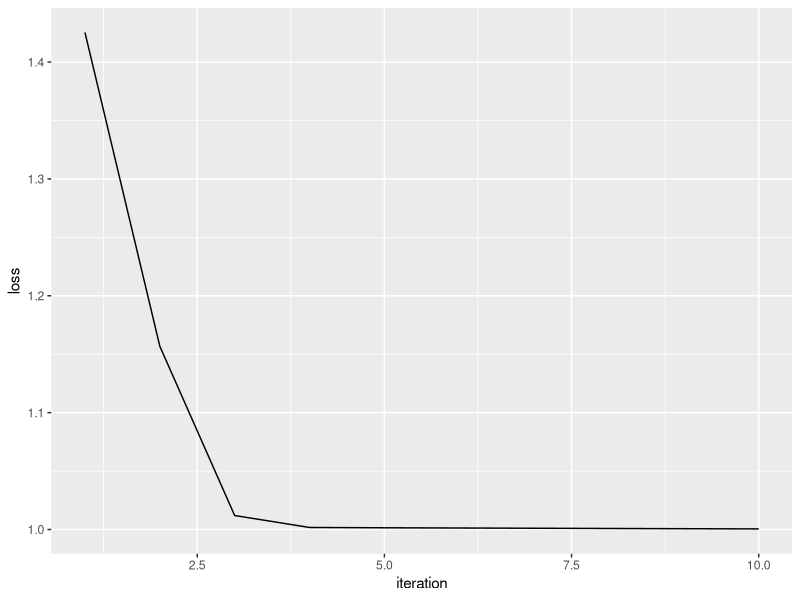

R code for this plot:
library(ggplot2)
X <- matrix(c(0,0,1, 0,1,1,1,0,1,1,1,1),ncol = 3,byrow = TRUE)
y <- c(0, 1, 1, 0)
cbind(X, y)
print(y)
rand_vector<- runif(ncol(X) * nrow(X))
rand_matrix<- matrix(rand_vector,nrow = ncol(X),ncol = nrow(X),byrow = TRUE)
my_nn<- list(input = X,weights1 = rand_matrix, weights2 = matrix(runif(4), ncol = 1),y = y,output = matrix(rep(0, times = 4),ncol = 1))
sigmoid <- function(x) {
       1.0 / (1.0 + exp(-x))
  }
sigmoid_derivative<- function(x) {
      x * (1.0 - x)
  }
loss_function<- function(nn) {
       sum((nn$y - nn$output) ^ 2)
   }
feedforward <- function(nn) {
         nn$layer1 <- sigmoid(nn$input %*% nn$weights1)
         nn$output<- sigmoid(nn$layer1 %*% nn$weights2)
         print(nn)
    }
backprop <- function(nn) {
         d_weights2 <- (
         t(nn$layer1) %*%
         (2 * (nn$y - nn$output) * sigmoid_derivative(nn$output)))
         d_weights1 <- ( 2 * (nn$y - nn$output) * sigmoid_derivative(nn$output)) %*% 
         t(nn$weights2)
         d_weights1 <- d_weights1 * sigmoid_derivative(nn$layer1)
         d_weights1 <- t(nn$input) %*% d_weights1
         nn$weights1 <- nn$weights1 + d_weights1
         nn$weights2 <- nn$weights2 + d_weights2
         print(nn)
        }
n <- 10
loss_df<- data.frame(iteration = 1:n,loss = vector("numeric", length = n))
for (i in seq_len(10)) {
        my_nn<- feedforward(my_nn)
        my_nn<- backprop(my_nn)
        loss_df$loss[i] <- loss_function(my_nn)
       }
data.frame("Predicted" = round(my_nn$output, 3),"Actual" = y)
ggplot(data = loss_df, aes(x = iteration, y = loss)) + geom_line()
